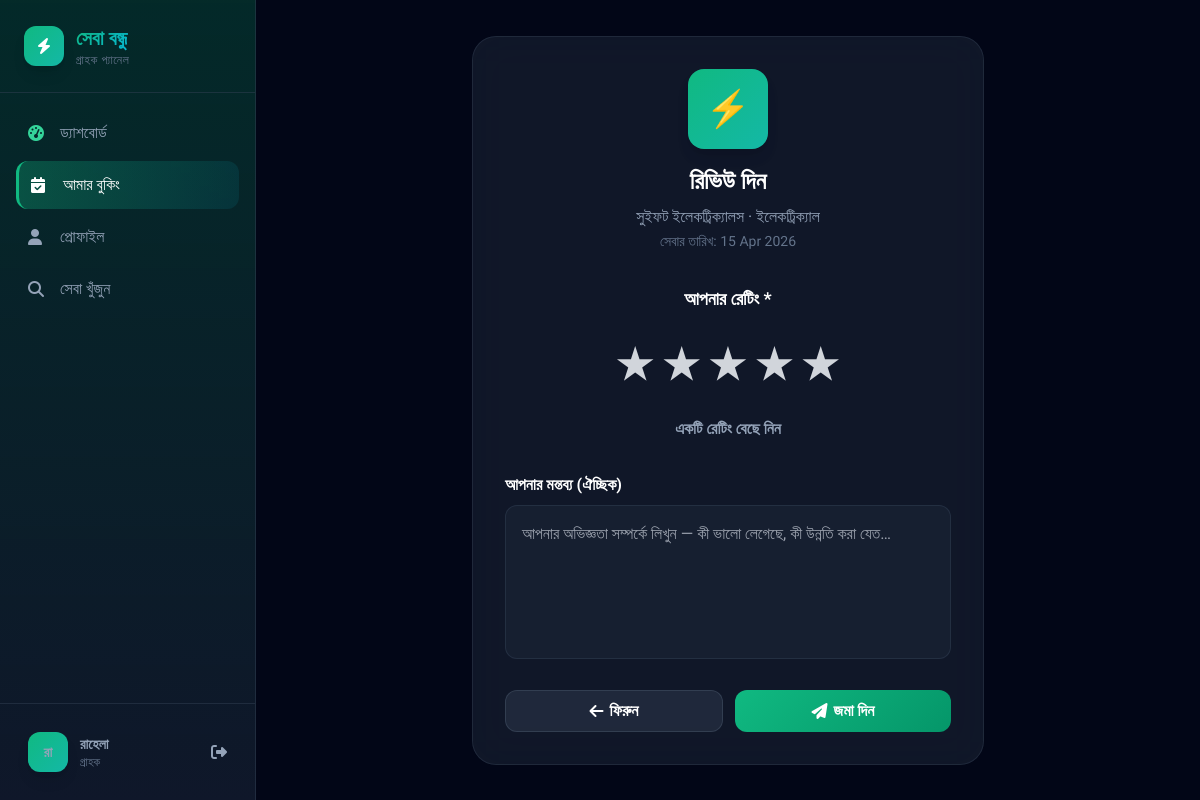
/customer/review.php?booking=2 (signed in), run on the app's committed database.
### tables this page shows
CREATE TABLE `bookings` (
  `id` int(10) UNSIGNED NOT NULL,
  `ref_code` varchar(20) NOT NULL,
  `customer_id` int(10) UNSIGNED NOT NULL,
  `provider_id` int(10) UNSIGNED NOT NULL,
  `service_type` varchar(80) NOT NULL,
  `preferred_date` date NOT NULL,
  `time_start` time NOT NULL,
  `time_end` time NOT NULL,
  `address` text NOT NULL,
  `description` text DEFAULT NULL,
  `status` enum('Pending','Approved','Completed','Cancelled') NOT NULL DEFAULT 'Pending',
  `provider_note` text DEFAULT NULL,
  `created_at` timestamp NOT NULL DEFAULT current_timestamp(),
  `payment_method` enum('ssl','mobile_banking','cash_on_delivery') DEFAULT NULL,
  `payment_status` enum('unpaid','paid','pending_verification') DEFAULT 'unpaid',
  `payment_code` varchar(20) DEFAULT NULL,
  `service_charge` int(11) DEFAULT 0,
  `price_range` varchar(50) DEFAULT NULL,
  `estimated_price` int(11) DEFAULT 0,
  `revenue` int(11) DEFAULT 0,
  `amount` decimal(10,2) DEFAULT NULL,
  `is_read` tinyint(4) DEFAULT 0
);

CREATE TABLE `providers` (
  `id` int(10) UNSIGNED NOT NULL,
  `user_id` int(10) UNSIGNED NOT NULL,
  `company_name` varchar(180) NOT NULL,
  `service_type` varchar(80) NOT NULL,
  `city` varchar(80) NOT NULL,
  `about` text DEFAULT NULL,
  `price_range` varchar(80) NOT NULL DEFAULT '৳৫০০–৳২০০০',
  `service_charge` int(11) DEFAULT 300,
  `work_start` time NOT NULL DEFAULT '09:00:00',
  `work_end` time NOT NULL DEFAULT '18:00:00',
  `rating` decimal(3,2) NOT NULL DEFAULT 5.00,
  `review_count` int(10) UNSIGNED NOT NULL DEFAULT 0,
  `available` tinyint(1) NOT NULL DEFAULT 1,
  `verified` tinyint(1) NOT NULL DEFAULT 0,
  `emoji` varchar(10) NOT NULL DEFAULT '?',
  `created_at` timestamp NOT NULL DEFAULT current_timestamp(),
  `photo` varchar(255) DEFAULT NULL,
  `price_min` int(11) DEFAULT 500,
  `price_max` int(11) DEFAULT 2000
);

CREATE TABLE `service_categories` (
  `id` int(10) UNSIGNED NOT NULL,
  `name_en` varchar(80) NOT NULL,
  `name_bn` varchar(100) NOT NULL,
  `emoji` varchar(10) NOT NULL DEFAULT '?',
  `description` text DEFAULT NULL,
  `manpower` int(11) DEFAULT 1,
  `active` tinyint(1) NOT NULL DEFAULT 1,
  `sort_order` smallint(6) NOT NULL DEFAULT 0,
  `created_at` timestamp NOT NULL DEFAULT current_timestamp()
);

### includes/config.php (called while the page is built, shortened)
<?php
function db(): PDO {
    static $pdo = null;
    if ($pdo === null) {
        $dsn  = 'mysql:host='.DB_HOST.';dbname='.DB_NAME.';charset='.DB_CHARSET;
        $opts = [PDO::ATTR_ERRMODE=>PDO::ERRMODE_EXCEPTION,PDO::ATTR_DEFAULT_FETCH_MODE=>PDO::FETCH_ASSOC,PDO::ATTR_EMULATE_PREPARES=>false];
        try { $pdo = new PDO($dsn, DB_USER, DB_PASS, $opts); }
        catch (PDOException $e) { die('<div style="font-family:sans-serif;padding:40px;color:#c00"><h2>ডেটাবেজ সংযোগ ব্যর্থ</h2><p>'.htmlspecialchars($e->getMessage()).'</p></div>'); }
    }
    return $pdo;
}
function auth(): ?array { sessionStart(); return $_SESSION['user'] ?? null; }
function e(string $s): string { return htmlspecialchars($s, ENT_QUOTES, 'UTF-8'); }
function getServiceCategories(): array {
    try {
        return db()->query("SELECT name_en, name_bn, emoji FROM service_categories WHERE active = 1 ORDER BY sort_order ASC, id ASC")->fetchAll();
    } catch (Exception $e) { return []; }
}
function svcLabel(string $key): string {
    foreach (getServiceCategories() as $cat) {
        if ($cat['name_en'] === $key) return $cat['name_bn'];
    }
    return SERVICE_BN[$key]['label'] ?? $key;
}

### customer/review.php (the view, shortened to what this page needs)
<?php
require_once __DIR__ . '/../includes/config.php';
$user = auth();
$bookingId = (int)($_GET['booking'] ?? 0);
try {
  $stmt = db()->prepare("SELECT b.*,p.company_name,p.emoji,p.service_type FROM bookings b JOIN providers p ON p.id=b.provider_id WHERE b.id=? AND b.customer_id=? AND b.status='Completed'");
  $stmt->execute([$bookingId,$user['id']]); $booking=$stmt->fetch();
} catch(Exception $e){ redirect(SITE_URL.'/customer/bookings.php','একটি ত্রুটি হয়েছে।','error'); }
?>
<!DOCTYPE html>
<html lang="bn">
<head>
  <script src="https://cdn.tailwindcss.com"></script>
  <link rel="stylesheet" href="https://cdnjs.cloudflare.com/ajax/libs/font-awesome/6.4.0/css/all.min.css">
</head>
<body class="bg-slate-950 text-white min-h-screen">
<aside id="sidebar" class="w-64 bg-gradient-to-b from-emerald-900/50 to-slate-900 h-screen fixed left-0 top-0 border-r border-slate-700/50 z-50 flex flex-col">
  <div class="p-6 border-b border-slate-700/50">
    <div class="flex items-center gap-3">
      <div class="w-10 h-10 bg-gradient-to-br from-emerald-500 to-teal-500 rounded-xl flex items-center justify-center shadow-lg">
        <i class="fas fa-bolt text-white"></i>
      </div>
      <div>
        <div class="text-xl font-bold gradient-text">সেবা বন্ধু</div>
        <div class="text-xs text-slate-500 uppercase tracking-wider">গ্রাহক প্যানেল</div>
      </div>
    </div>
  </div>
  <nav class="flex-1 p-4 space-y-1 overflow-y-auto">
    <a href="dashboard.php" class="sidebar-link flex items-center gap-3 p-3 rounded-xl text-slate-400 hover:text-white">
      <i class="fas fa-gauge-high w-5 text-emerald-400"></i>
      <span>ড্যাশবোর্ড</span>
    </a>
    <a href="bookings.php" class="sidebar-link active flex items-center gap-3 p-3 rounded-xl text-white">
      <i class="fas fa-calendar-check w-5"></i>
      <span>আমার বুকিং</span>
    </a>
    <a href="profile.php" class="sidebar-link flex items-center gap-3 p-3 rounded-xl text-slate-400 hover:text-white">
      <i class="fas fa-user w-5"></i>
      <span>প্রোফাইল</span>
    </a>
    <a href="<?= SITE_URL ?>/services.php" class="sidebar-link flex items-center gap-3 p-3 rounded-xl text-slate-400 hover:text-white">
      <i class="fas fa-search w-5"></i>
      <span>সেবা খুঁজুন</span>
    </a>
  </nav>
  <div class="p-4 border-t border-slate-700/50">
    <a href="<?= SITE_URL ?>/logout.php" class="flex items-center gap-3 p-3 rounded-xl hover:bg-red-500/10 text-slate-400 hover:text-red-400 transition-all group">
      <div class="w-10 h-10 bg-gradient-to-br from-emerald-500 to-teal-500 rounded-xl flex items-center justify-center font-bold text-sm shadow-lg">
        <?= strtoupper(mb_substr($user['name'] ?? '', 0, 2)) ?>
      </div>
      <div class="flex-1">
        <div class="font-semibold text-sm"><?= e(explode(' ', $user['name'] ?? '')[0]) ?></div>
        <div class="text-xs text-slate-500">গ্রাহক</div>
      </div>
      <i class="fas fa-right-from-bracket group-hover:rotate-180 transition-transform"></i>
    </a>
  </div>
</aside>
<div class="lg:ml-64 min-h-screen flex items-center justify-center p-4">
  <div class="card w-full max-w-lg p-8">
    <div class="text-center mb-8">
      <div class="w-20 h-20 bg-gradient-to-br from-emerald-500 to-teal-500 rounded-2xl flex items-center justify-center text-4xl mx-auto mb-4 shadow-lg">
        <?= $booking['emoji'] ?? '⭐' ?>
      </div>
      <h1 class="text-2xl font-bold mb-2">রিভিউ দিন</h1>
      <p class="text-slate-400">
        <?= e($booking['company_name'] ?? '') ?> · <?= svcLabel($booking['service_type'] ?? '') ?>
        <br><span class="text-sm text-slate-500">সেবার তারিখ: <?= !empty($booking['preferred_date']) ? date('d M Y', strtotime($booking['preferred_date'])) : 'N/A' ?></span>
      </p>
    </div>
    <form method="POST">
      <div class="mb-8">
        <label class="block text-center font-bold mb-4 text-lg">আপনার রেটিং *</label>
        <div style="display:flex;flex-direction:row-reverse;justify-content:center;gap:8px">
          <?php for($i=5;$i>=1;$i--): ?>
          <label for="s<?= $i ?>" style="font-size:48px;color:#D1D5DB;cursor:pointer;transition:color .1s" onmouseover="highlightStars(<?= $i ?>)" onmouseout="resetStars()" onclick="selectStar(<?= $i ?>)">★</label>
          <?php endfor; ?>
        </div>
        <div id="ratingText" class="text-center text-slate-400 mt-4 font-semibold">একটি রেটিং বেছে নিন</div>
      </div>
      <div class="mb-6">
        <label class="block font-bold mb-2">আপনার মন্তব্য (ঐচ্ছিক)</label>
        <textarea name="comment" class="w-full p-4 rounded-xl bg-slate-800/50 border border-slate-700/50 focus:border-emerald-500 focus:ring-2 focus:ring-emerald-500/20 outline-none transition-all resize-none" placeholder="আপনার অভিজ্ঞতা সম্পর্কে লিখুন — কী ভালো লেগেছে, কী উন্নতি করা যেত…" rows="5"><?= e($_POST['comment']??'') ?></textarea>
      </div>
      <div class="flex gap-3">
        <a href="bookings.php" class="btn-action btn-outline flex-1 justify-center">
          <i class="fas fa-arrow-left"></i> ফিরুন
        </a>
        <button type="submit" class="btn-action btn-primary flex-1 justify-center">
          <i class="fas fa-paper-plane"></i> জমা দিন
        </button>
      </div>
    </form>
  </div>
</div>
</body>
</html>

### customer/review.php (style rules this page uses)
body { font-family: 'Hind Siliguri', sans-serif; }
.card { background: rgba(30, 41, 59, 0.5); backdrop-filter: blur(20px); border: 1px solid rgba(71, 85, 105, 0.3); border-radius: 1.5rem; }
.sidebar-link { transition: all 0.2s ease; }
.sidebar-link.active { background: linear-gradient(90deg, rgba(16, 185, 129, 0.3), rgba(6, 182, 212, 0.1)); border-left: 3px solid #10B981; }
.gradient-text { background: linear-gradient(135deg, #10B981, #06B6D4); -webkit-background-clip: text; -webkit-text-fill-color: transparent; }
.btn-action { padding: 8px 16px; border-radius: 12px; font-weight: 600; transition: all 0.2s; display: inline-flex; align-items: center; gap: 6px; }
.btn-primary { background: linear-gradient(135deg, #10B981, #059669); color: white; }
.btn-outline { background: rgba(71, 85, 105, 0.3); color: white; border: 1px solid rgba(71, 85, 105, 0.5); }

### data on the page
bookings: provider.emoji "⚡", provider.company_name "সুইফট ইলেকট্রিক্যালস", provider.name_bn "ইলেকট্রিক্যাল", preferred_date "15 Apr 2026"

### other printed values
mb_substr($user['name'] ?? '', 0, 2) "রা"
explode(' ', $user['name'] ?? '')[0] "রাহেলা"
